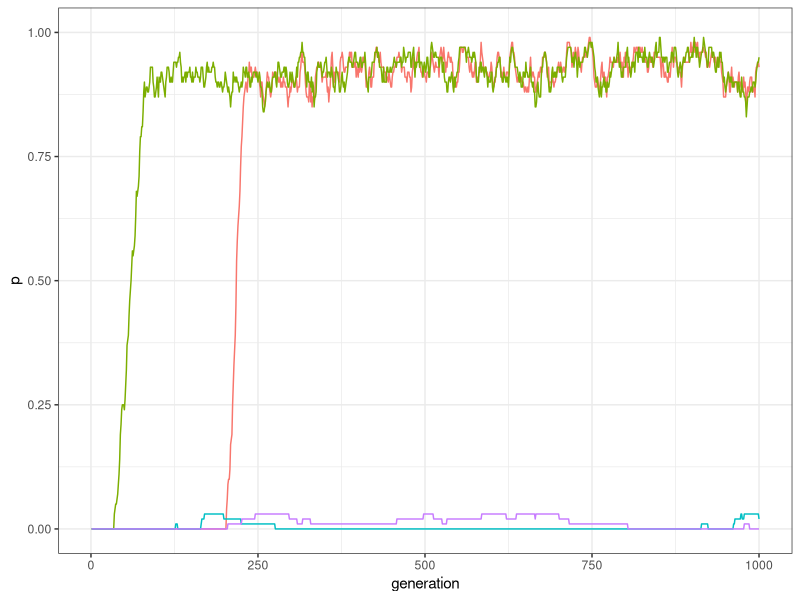
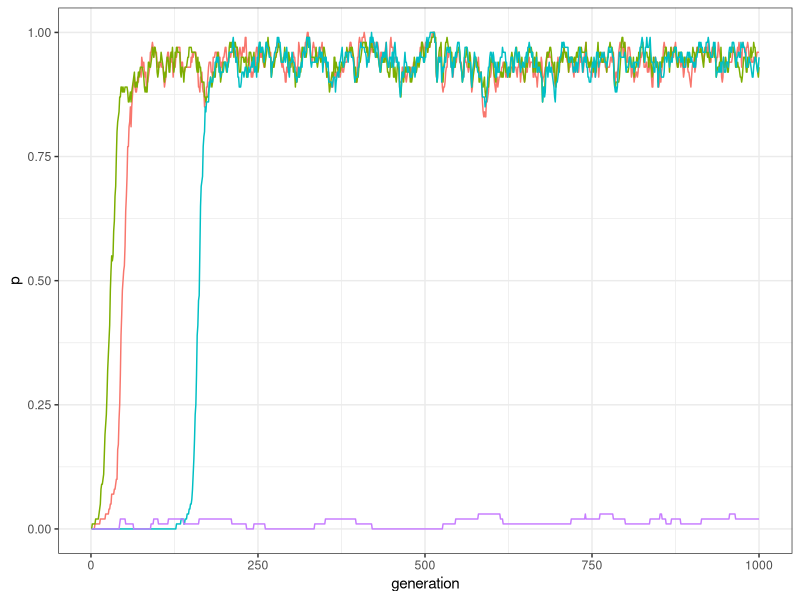
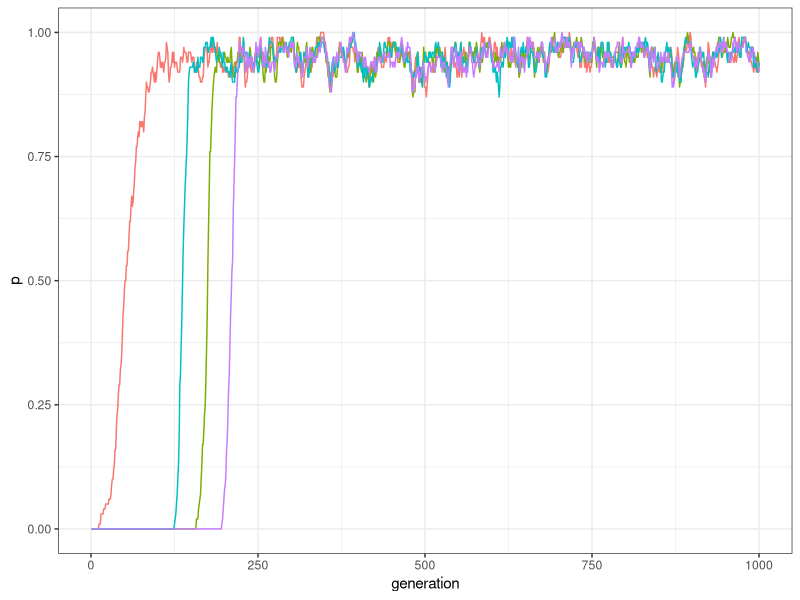
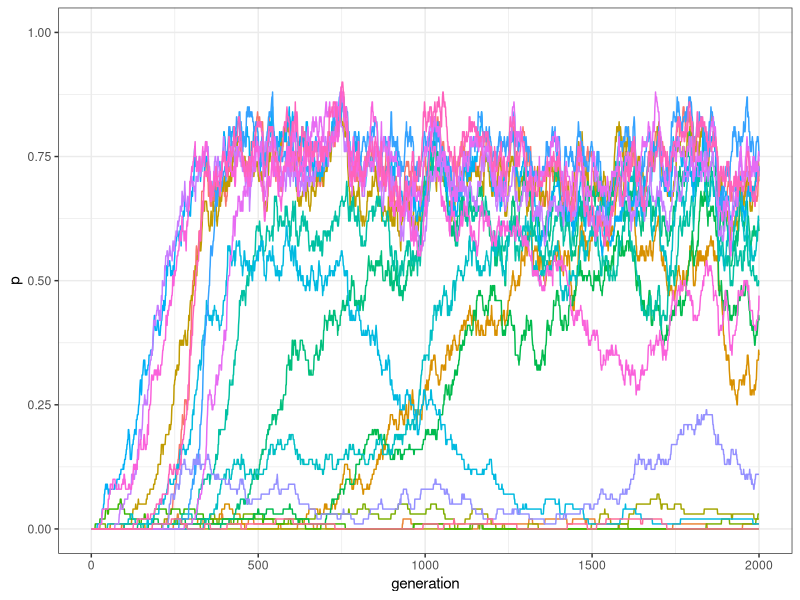
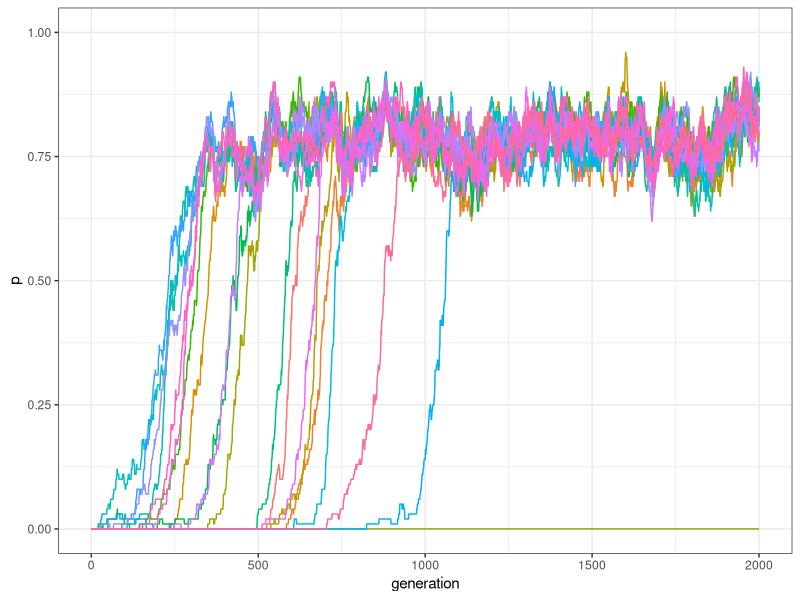

Write the R code that produced these figures, in order. (Note: a time limit stopped this script after it produced the figures.)
## ---- chunk 1
library(tidyverse)
set.seed(111)
my_world <- matrix(c(1,1,-1,-1,1,1,-1,-1,-1,-1,1,1,-1,-1,1,1), nrow = 4, ncol = 4)
my_world
## ---- chunk 2
traits_inter_dependence <- function(N, t_max, k, mu, p_death, world){
  output <- tibble(trait = rep(c("A","B","C","D"), each = t_max), generation = rep(1:t_max, 4), p = rep(NA, t_max * 4))      
  population <- matrix(0, ncol = 4, nrow = N)
  output[output$generation == 1 ,]$p <- colSums(population) / N
  browser()
  for(t in 2:t_max){
    # innovations
    innovators <- sample(c(TRUE, FALSE), N, prob = c(mu, 1 - mu), replace = TRUE) 
    innovations <- sample(1:4, sum(innovators), replace = TRUE)
    population[cbind(which(innovators == TRUE), innovations)] <- 1
    
    # copying
    demonstrators <- sample(1:N, replace = TRUE)
    demonstrators_traits <- sample(1:4, N, replace = TRUE)
    
    # not sure how to vectorise the code below. The first "if" can be done with:
    # population[cbind(demonstrators,demonstrators_traits)]==1 as in previous chapter
    # but I could not figure out a way to calcualte the compatibility score at popualtion level
    # MS: I can't come up with a faster version either. I think that's a good solution, I made some small adjustments
    
    for(i in 1:N){
      if(population[demonstrators[i], demonstrators_traits[i]]){
        # compatibility_score <- sum(world[demonstrators_traits[i], which(population[i,]!=0)])
        compatibility_score <- sum(world[demonstrators_traits[i], population[i,]!=0]) # I think the which is not necessary here
        copy <- (1 / (1 + exp(-k*compatibility_score))) > runif(1)
        # if(copy){
        #   population[i,demonstrators_traits[i]] <- 1
        # }
        # population[i,demonstrators_traits[i]] <- 1*copy # which is the same as the next line
        population[i,demonstrators_traits[i]] <- copy
      }
    }
    
    # birth/death
    replace <- sample(c(TRUE, FALSE), N, prob = c(p_death, 1 - p_death), replace = TRUE)
    population[replace, ] <- 0
    
    output[output$generation == t ,]$p <- colSums(population) / N
  }
  output
}
## ---- chunk 3
plot_multiple_traits <- function(data_model) {
  ggplot(data = data_model, aes(y = p, x = generation)) +
    geom_line(aes(colour = trait)) +
    ylim(c(0, 1)) +
    theme_bw() +
    theme(legend.position = "none")
}
## ---- chunk 4
my_world <- matrix(c(1,1,-1,-1,1,1,-1,-1,-1,-1,1,1,-1,-1,1,1), nrow = 4, ncol = 4)
data_model <- traits_inter_dependence(N = 100, t_max = 1000, k = 10, mu = 0.0005, p_death = 0.01, world = my_world)
plot_multiple_traits(data_model)
## ---- chunk 5
data_model[data_model$generation==1000,]
## ---- chunk 6
my_world <- matrix(c(1,1,1,-1, 1,1,1,-1,1,1,1,-1,-1,-1,-1,1), nrow = 4, ncol = 4)
data_model <- traits_inter_dependence(N = 100, t_max = 1000, k = 10, mu = 0.0005, p_death = 0.01, world = my_world)
plot_multiple_traits(data_model)
## ---- chunk 7
my_world <- matrix(c(1,1,1,1,1,1,1,1,1,1,1,1,1,1,1,1), nrow = 4, ncol = 4)
data_model <- traits_inter_dependence(N = 100, t_max = 1000, k = 10, mu = 0.0005, p_death = 0.01, world = my_world)
plot_multiple_traits(data_model)
## ---- chunk 8
M <- 7
gamma <- 0.5
my_world <- matrix( rep(1, M * M), nrow = M)
compatibilities <- sample(c(1, -1), choose(M, 2), prob = c(gamma, 1 - gamma), replace = TRUE) 
my_world[upper.tri(my_world)] <- compatibilities
my_world <- t(my_world)
my_world[upper.tri(my_world)] <- compatibilities
## ---- chunk 9
my_world
## ---- chunk 10
traits_inter_dependence_2 <- function(N, M, t_max, k, mu, p_death, gamma){
  output <- matrix(data = NA, nrow = t_max, ncol = M)
  # initalise the traits' world:
  world <- matrix( rep(1, M * M), nrow = M)
  compatibilities <- sample(c(1, -1), choose(M,2), prob = c(gamma, 1 - gamma), replace = TRUE) 
  world[upper.tri(world)] <- compatibilities
  world <- t(world)
  world[upper.tri(world)] <- compatibilities
  # initialise the population:
  population <- matrix(0, ncol = M, nrow = N)
  output[1, ] <- colSums(population) / N 
  for(t in 2:t_max){
    # innovations
    innovators <- sample(c(TRUE, FALSE), N, prob = c(mu, 1 - mu), replace = TRUE) 
    innovations <- sample(1:M, sum(innovators), replace = TRUE)
    population[cbind(which(innovators == TRUE), innovations)] <- 1
    
    # copying
    demonstrators <- sample(1:N, replace = TRUE)
    demonstrators_traits <- sample(1:M, N, replace = TRUE)

    for(i in 1:N){
      if(population[demonstrators[i], demonstrators_traits[i]]){
        compatibility_score <- sum(world[demonstrators_traits[i], which(population[i,]>0)])
        copy <- (1 / (1 + exp(-k*compatibility_score))) > runif(1)
        if(copy){
          population[i,demonstrators_traits[i]] <- 1
        }
      }
    }
    
    # birth/death
    replace <- sample(c(TRUE, FALSE), N, prob = c(p_death, 1 - p_death), replace = TRUE)
    population[replace, ] <- 0
    
    output[t, ] <- colSums(population) / N
  }
  output
}  
## ---- chunk 11
plot_multiple_traits_matrix <- function(data_model) {
  generation <- rep(1:dim(data_model)[1], dim(data_model)[2])
  
  data_to_plot <- as_tibble(data_model) %>%
    gather( key = "trait", value = "p") %>%
    add_column(generation)
  
  ggplot(data = data_to_plot, aes(y = p, x = generation)) +
    geom_line(aes(colour = trait)) +
    ylim(c(0, 1)) +
    theme_bw() +
    theme(legend.position = "none")
}
## ---- chunk 12
data_model <- traits_inter_dependence_2(N = 100, M = 20, t_max = 2000, k = 10, mu = 0.001, p_death = 0.01, gamma = .5)
plot_multiple_traits_matrix(data_model)
## ---- chunk 13
data_model <- traits_inter_dependence_2(N = 100, M = 20, t_max = 2000, k = 10, mu = 0.001, p_death = 0.01, gamma = 1)
plot_multiple_traits_matrix(data_model)
## ---- chunk 14
r_max = 10
test_inter_dependence <- tibble(gamma = rep(seq(0, 1, by = .1), r_max), run = as.factor(rep(1:r_max, each = 11)), C = NA)
for(condition in seq(0, 1, by = .1)){
  for(r in 1:r_max) {
    data_model <- traits_inter_dependence_2(N = 100, M = 20, t_max = 2000, k = 10, mu = 0.001, p_death = 0.01, gamma = condition)
    test_inter_dependence[test_inter_dependence$gamma == condition & test_inter_dependence$run == r, ]$C <- sum(data_model[2000,]>.5)
  }
}
## ---- chunk 15
ggplot(data = test_inter_dependence, aes(x = gamma, y = C)) +
  geom_jitter(width = 0.01, height = 0, alpha = 0.5) +
  stat_summary(fun.y = mean, geom = "point", colour = "red") +
  stat_summary(fun.y = mean, geom = "line", colour = "red") +
  theme_bw() +
  labs(x = "Average compatibility", y = "C (number of common traits)")
